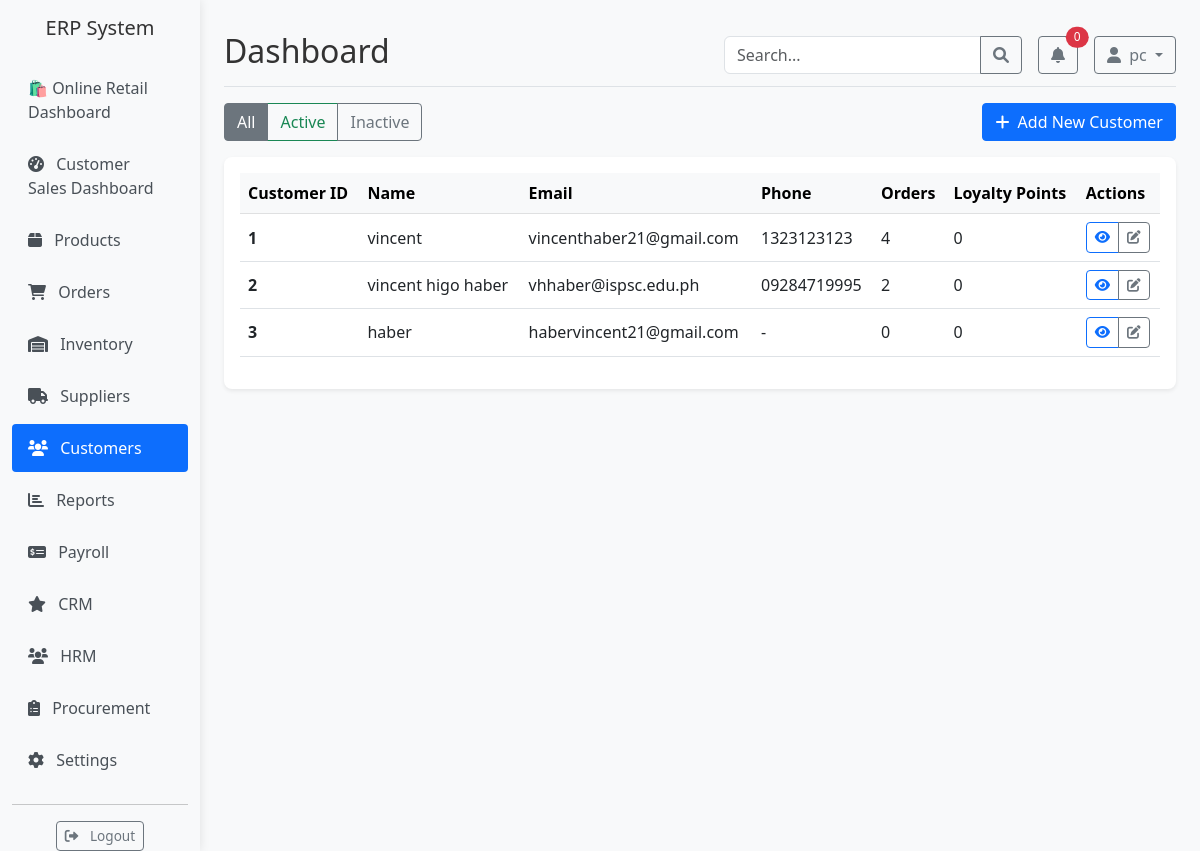
/dashboard/customers/ (signed in), run on the app's committed database.
### shop/models.py (models this page shows, shortened)
class Customer(models.Model):
    user = models.OneToOneField(User, on_delete=models.SET_NULL, null=True, blank=True, related_name='customer')
    name = models.CharField(max_length=100)
    email = models.EmailField(unique=True)
    phone = models.CharField(max_length=20, blank=True, null=True)
    address = models.TextField(blank=True, null=True)
    loyalty_points = models.PositiveIntegerField(default=0)
    created_at = models.DateTimeField(auto_now_add=True)

### shop/views.py (the view)
# urls.py: path('customers/', views.customer_list, name='customer_list'),
@login_required
def customer_list(request):
    customers = Customer.objects.all()
    status = request.GET.get('status')
    if status == 'active':
        customers = customers.filter(orders__isnull=False).distinct()
    elif status == 'inactive':
        customers = customers.filter(orders__isnull=True)
    search_query = request.GET.get('search', '')
    if search_query:
        customers = customers.filter(
            Q(name__icontains=search_query) |
            Q(email__icontains=search_query) |
            Q(phone__icontains=search_query)
        )
    paginator = Paginator(customers, 10)
    page_number = request.GET.get('page')
    page_obj = paginator.get_page(page_number)
    context = {
        'page_obj': page_obj,
        'search_query': search_query,
    }
    return render(request, 'customers/list.html', context)

### templates/customers/list.html (shortened to what this page needs)
{% extends 'base.html' %}
{% load shop_tags %}
{% block content %}
<div class="container-fluid px-0">
    <div class="row mb-3">
        <div class="col-md-8">
            <div class="btn-group" role="group">
                <a href="{% url 'shop:customer_list' %}" class="btn btn-outline-secondary {% if not request.GET.status %}active{% endif %}">All</a>
                <a href="{% url 'shop:customer_list' %}?status=active" class="btn btn-outline-success {% if request.GET.status == 'active' %}active{% endif %}">
                    Active
                </a>
                <a href="{% url 'shop:customer_list' %}?status=inactive" class="btn btn-outline-secondary {% if request.GET.status == 'inactive' %}active{% endif %}">
                    Inactive
                </a>
            </div>
        </div>
        <div class="col-md-4 text-end">
            <a href="{% url 'shop:customer_create' %}" class="btn btn-primary">
                <i class="fas fa-plus me-1"></i> Add New Customer
            </a>
        </div>
    </div>
    <div class="card border-0 shadow-sm">
        <div class="card-body">
            <div class="table-responsive">
                <table class="table table-hover align-middle">
                    <thead class="table-light">
                        <tr>
                            <th scope="col">Customer ID</th>
                            <th scope="col">Name</th>
                            <th scope="col">Email</th>
                            <th scope="col">Phone</th>
                            <th scope="col">Orders</th>
                            <th scope="col">Loyalty Points</th>
                            <th scope="col">Actions</th>
                        </tr>
                    </thead>
                    <tbody>
                        {% for customer in page_obj %}
                        <tr>
                            <th scope="row">{{ customer.id }}</th>
                            <td>{{ customer.name }}</td>
                            <td>{{ customer.email }}</td>
                            <td>{{ customer.phone|default:"-" }}</td>
                            <td>{{ customer.orders.count }}</td>
                            <td>{{ customer.loyalty_points }}</td>
                            <td>
                                <div class="btn-group btn-group-sm" role="group">
                                    <a href="{% url 'shop:customer_detail' customer.id %}" class="btn btn-outline-primary" title="View Details">
                                        <i class="fas fa-eye"></i>
                                    </a>
                                    <a href="{% url 'shop:customer_edit' customer.id %}" class="btn btn-outline-secondary" title="Edit">
                                        <i class="fas fa-edit"></i>
                                    </a>
                                </div>
                            </td>
                        </tr>
                        {% endfor %}
                    </tbody>
                </table>
            </div>
        </div>
    </div>
</div>
{% endblock %}

### templates/components/header.html (shortened to what this page needs)
<header class="d-flex justify-content-between flex-wrap flex-md-nowrap align-items-center pt-3 pb-2 mb-3 border-bottom">
    <h1 class="h2">{% block header_title %}Dashboard{% endblock %}</h1>
    <div class="d-flex align-items-center">
        <form class="me-3 d-none d-md-flex" action="{% block search_url %}{% endblock %}" method="GET">
            <div class="input-group">
                <input type="text" class="form-control" name="search" placeholder="Search..."
                       value="{{ search_query|default:'' }}">
                <button class="btn btn-outline-secondary" type="submit">
                    <i class="fas fa-search"></i>
                </button>
            </div>
        </form>
        <div class="dropdown me-3">
            <a class="btn btn-outline-secondary position-relative" href="#" role="button" id="notificationsDropdown"
               data-bs-toggle="dropdown" aria-expanded="false">
                <i class="fas fa-bell"></i>
                <span class="position-absolute top-0 start-100 translate-middle badge rounded-pill bg-danger">
                    {{ low_stock_count|default:'0' }}
                </span>
            </a>
        </div>
        <div class="dropdown">
            <a class="btn btn-outline-secondary dropdown-toggle" href="#" role="button" id="userDropdown"
               data-bs-toggle="dropdown" aria-expanded="false">
                <i class="fas fa-user me-1"></i>
                {{ request.user.username }}
            </a>
        </div>
    </div>
</header>

### static/css/main.css (style rules this page uses)
body { font-family: 'Segoe UI', Tahoma, Geneva, Verdana, sans-serif; background-color: #f8f9fa; color: #333; }
a { text-decoration: none; }
.container-fluid { max-width: 1600px; }
.card { border-radius: 0.5rem; box-shadow: 0 0.125rem 0.25rem rgba(0, 0, 0, 0.075); transition: transform 0.3s ease; }
.table th { font-weight: 600; }
.btn { border-radius: 0.25rem; font-weight: 500; }
.btn-group-sm > .btn, .btn-sm { padding: 0.25rem 0.5rem; font-size: 0.85rem; }
.badge { font-weight: 500; padding: 0.35em 0.65em; }

### data on the page
Customer: id "1", name "vincent", email "vincenthaber21@gmail.com", phone "1323123123", orders.count "4", loyalty_points "0"
Customer: id "2", name "vincent higo haber", email "vhhaber@ispsc.edu.ph", phone "09284719995", orders.count "2", loyalty_points "0"
Customer: id "3", name "haber", email "habervincent21@gmail.com", phone "-", orders.count "0", loyalty_points "0"

### other printed values
{{ low_stock_count|default:'0' }} "0"
{{ request.user.username }} "pc"
